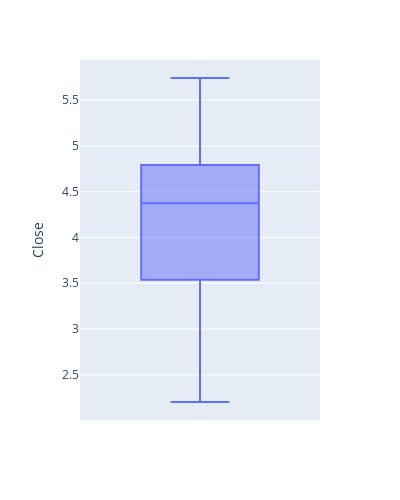

The notebook cell this image was saved under:
### Code cell
px.box(data, y='Close', height=500, width=400 )

### Figure 1 — Plotly figure (JSON) as saved in the notebook; plotly's stock layout.template omitted (floating-point values rounded to 4 significant figures; data arrays with more than 128 entries replaced by an {"elided": "..."} marker saying what was removed)
{"data": [{"alignmentgroup": "True", "hovertemplate": "Close=%{y}<extra></extra>", "legendgroup": "", "marker": {"color": "#636efa"}, "name": "", "notched": false, "offsetgroup": "", "orientation": "v", "showlegend": false, "type": "box", "x0": " ", "xaxis": "x", "y": {"elided": "1258 float values"}, "y0": " ", "yaxis": "y"}], "layout": {"boxmode": "group", "height": 500, "legend": {"tracegroupgap": 0}, "margin": {"t": 60}, "width": 400, "xaxis": {"anchor": "y", "domain": [0, 1]}, "yaxis": {"anchor": "x", "domain": [0, 1], "title": {"text": "Close"}}}}
